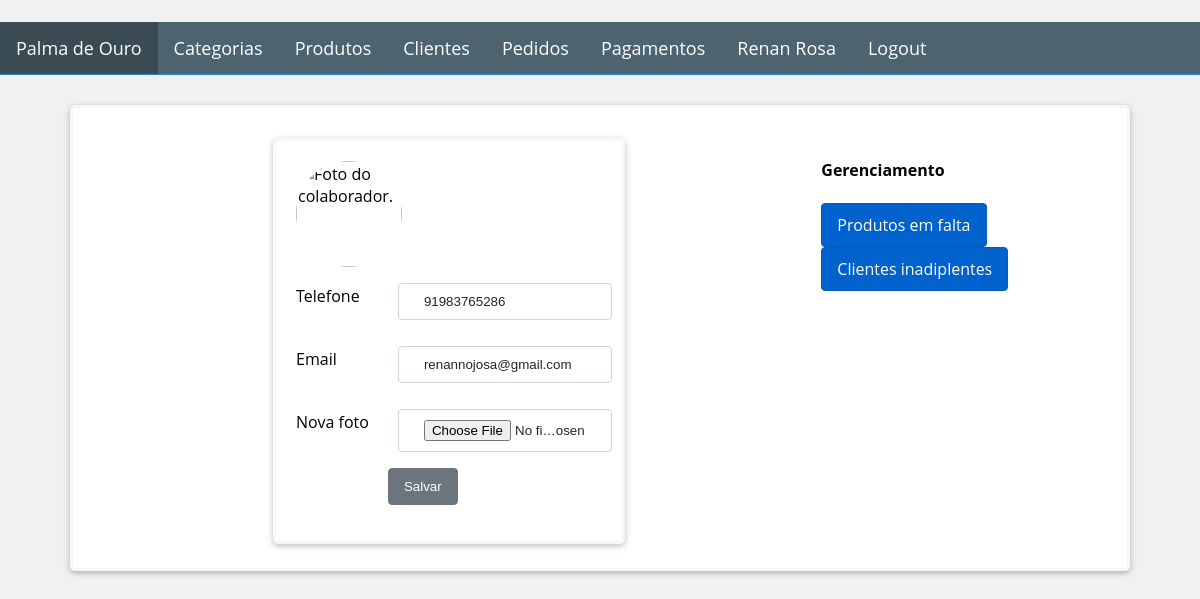
Before: /clerk/account (signed in) with the older database file.
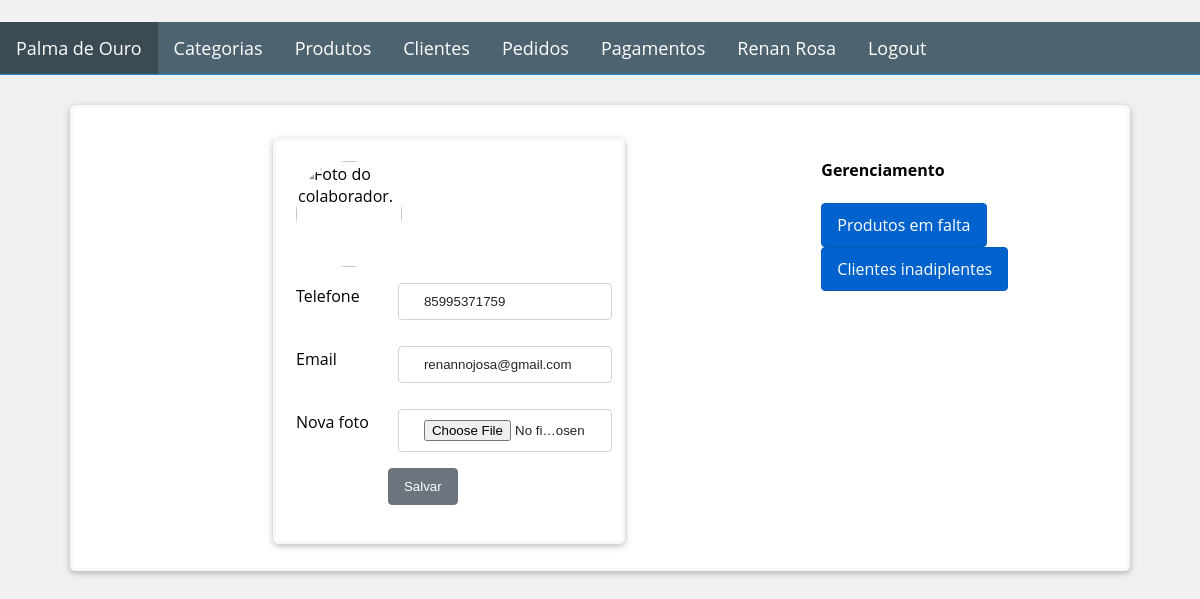
After: the same page with the newer database file.
### Golden_Leaf/models.py (models this page shows, shortened)
class User(db.Model):
    __metaclass__ = ABCMeta
    __abstract__ = True
    id = db.Column(db.Integer, primary_key=True)
    name = db.Column(db.String(64), nullable=False, index=True)
    phone_number = db.Column(db.String(11), nullable=False)

class Clerk(User, UserMixin):
    __tablename__ = 'clerks'
    image_file = db.Column(db.String(64), default='default.png')
    email = db.Column(db.String(64), unique=True)
    password_hash = db.Column(db.String(128), nullable=False)
    __mapper_args__ = {
        'concrete': True
    }
    @property
    def password(self) -> None:
        raise AttributeError('password is not a readable attribute')

### Golden_Leaf/views/clerk/routes.py (the view)
@blueprint_clerk.route('/clerk/account', methods=['GET', 'POST'])
@register_breadcrumb(blueprint_clerk, '.', 'Atendente')
@login_required
def account():
    form = UpdateClerkForm()
    if form.validate_on_submit():
        if form.image_file.data:
            picture_file = save_picture(form.image_file.data)
            current_user.image_file = picture_file
        current_user.email = form.email.data
        db.session.commit()
        flash('Sua conta foi atualizada com sucesso.', 'success')
        return redirect(url_for('blueprint_clerk.account'))
    elif request.method == 'GET':
        form.phone_number.data = current_user.phone_number
        form.email.data = current_user.email
    image_file = url_for('static', filename='profile_pic/' + current_user.image_file)
    return render_template('clerk/account.html', form=form, image_file=image_file)

### Golden_Leaf/views/clerk/forms.py (shortened to what this page needs)
class UpdateClerkForm(FlaskForm):
    phone_number = StringField('Telefone',validators=[DataRequired(message="Atendente precisa ter um número de telefone celular."),
                                                      Regexp('[1-9]{2}[1-9]{4,5}[0-9]{4}',0,'O número deve deve estar no formato: (xx)xxxxx-xxxx.'),
                                                      Length(min=11, max=11,message="O número precisa ter exatamente 11 caracteres.")])
    email = StringField('Email', validators=[Email(message="Email deve estar no formato: nome@provedor.com")])
    image_file = FileField('Nova foto', validators=[FileAllowed(['png', 'jpg', 'jpeg'])])
    submit = SubmitField('Salvar')

### Golden_Leaf/models.py (called while the page is built)
@login_manager.user_loader
def load_user(id):
    return Clerk.query.get(id)

### Golden_Leaf/templates/clerk/account.html (shortened to what this page needs)
{% extends "base.html" %}
{% block page_content %}
<div class="container">
    <div class="row">
        <div class="col-75">
            <div class="form-container">
                <img class="account-img" src="{{ image_file }}" alt="Foto do colaborador.">
                <form action="" method="POST" enctype="multipart/form-data">
                    <div class="row">
                        <div class="col-25">
                            {{form.phone_number.label(class="label")}}
                        </div>
                        <div class="col-75">
                            {{form.phone_number(class="form")}}
                        </div>
                    </div>
                    <div class="row">
                        <div class="col-25">
                            {{form.email.label(class="label")}}
                        </div>
                        <div class="col-75">
                            {{form.email(class="form")}}
                        </div>
                    </div>
                    <div class="row">
                        <div class="col-25">
                            {{form.image_file.label(class="label")}}
                        </div>
                        <div class="col-75">
                            {{form.image_file(class="form")}}
                        </div>
                    </div>
                    <div class="row">
                        <div class="col-25">
                        </div>
                        <div class="col-75">
                            {{form.submit(class="btn btn-default")}}
                        </div>
                    </div>
                </form>
            </div>
        </div>
        <div class="col-25">
            <div>
                <h4>Gerenciamento</h4>
                <a href="{{ url_for('blueprint_product.available_products') }}"
                   class="btn btn-primary">
                    Produtos em falta
                </a>
                <a href="" class="btn btn-primary">
                    Clientes inadiplentes
                </a>
            </div>
        </div>
    </div>
</div>
{% endblock %}

### Golden_Leaf/templates/base.html (shortened to what this page needs)
﻿<head>
    {% block head %}
    <link rel="stylesheet" type="text/css" href="{{ url_for('static', filename='css/styles.css') }}">
    {% endblock %}
</head>
<body>
    {% block navbar %}
    <header>
        <nav>
            <ul class="nav">
                <li>
                    <a class="nav-link active" href="{{ url_for('blueprint_main.index') }}">
                         Palma de Ouro
                    </a>
                </li>
                <li>
                    <a class="nav-link" href="{{ url_for('blueprint_category.get_categories') }}">Categorias</a>
                </li>
                <li>
                    <a class="nav-link" href="{{ url_for('blueprint_product.get_products') }}">Produtos</a>
                </li>
                <li>
                    <a class="nav-link" href="{{ url_for('blueprint_client.get_clients') }}">Clientes</a>
                </li>
                <li>
                    <a class="nav-link" href="{{ url_for('blueprint_order.get_orders') }}">Pedidos</a>
                </li>
                <li>
                    <a class="nav-link" href="{{ url_for('blueprint_payment.get_payment') }}">Pagamentos</a>
                </li>
                {% if current_user.is_authenticated %}
                <li>
                    <a class="nav-link" href="{{ url_for('blueprint_clerk.account') }}">
                        {{ current_user.name }}
                    </a>
                </li>
                <li>
                    <a class="nav-link" href="{{ url_for('blueprint_clerk.logout') }}">
                        Logout
                    </a>
                </li>
                {% else %}
                <li>
                    <a class="nav-link" href="{{ url_for('blueprint_clerk.login') }}">
                        <span class="glyphicon glyphicon-user"></span> Login
                    </a>
                </li>
                {% endif %}
            </ul>
        </nav>
    </header>
    {% endblock %}
    <main>
        {% block content  %}
        <div>
            {% block page_content %}
            {% endblock %}
        </div>
        {% endblock %}
    </main>
</body>

Changed rows visible on the page:
changed Clerk "Renan Rosa": phone_number "91983765286" → "85995371759"
